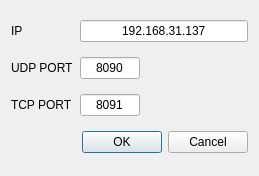
<?xml version="1.0" encoding="UTF-8"?>
<ui version="4.0">
 <class>ConnectionDialog</class>
 <widget class="QDialog" name="ConnectionDialog">
  <property name="geometry">
   <rect>
    <x>0</x>
    <y>0</y>
    <width>259</width>
    <height>176</height>
   </rect>
  </property>
  <property name="windowTitle">
   <string>Dialog</string>
  </property>
  <layout class="QGridLayout" name="gridLayout">
   <item row="3" column="1">
    <widget class="QLineEdit" name="lineEditTcpPort">
     <property name="enabled">
      <bool>true</bool>
     </property>
     <property name="sizePolicy">
      <sizepolicy hsizetype="Fixed" vsizetype="Fixed">
       <horstretch>0</horstretch>
       <verstretch>0</verstretch>
      </sizepolicy>
     </property>
     <property name="minimumSize">
      <size>
       <width>60</width>
       <height>0</height>
      </size>
     </property>
     <property name="maximumSize">
      <size>
       <width>60</width>
       <height>16777215</height>
      </size>
     </property>
     <property name="focusPolicy">
      <enum>Qt::NoFocus</enum>
     </property>
     <property name="inputMethodHints">
      <set>Qt::ImhDigitsOnly</set>
     </property>
     <property name="text">
      <string>8091</string>
     </property>
     <property name="maxLength">
      <number>5</number>
     </property>
     <property name="frame">
      <bool>true</bool>
     </property>
     <property name="alignment">
      <set>Qt::AlignCenter</set>
     </property>
     <property name="placeholderText">
      <string extracomment="PORT"/>
     </property>
    </widget>
   </item>
   <item row="4" column="1">
    <widget class="QDialogButtonBox" name="buttonBox">
     <property name="orientation">
      <enum>Qt::Horizontal</enum>
     </property>
     <property name="standardButtons">
      <set>QDialogButtonBox::Cancel|QDialogButtonBox::Ok</set>
     </property>
    </widget>
   </item>
   <item row="1" column="1">
    <widget class="QLineEdit" name="lineEditAdress">
     <property name="sizePolicy">
      <sizepolicy hsizetype="Preferred" vsizetype="Fixed">
       <horstretch>0</horstretch>
       <verstretch>0</verstretch>
      </sizepolicy>
     </property>
     <property name="minimumSize">
      <size>
       <width>0</width>
       <height>0</height>
      </size>
     </property>
     <property name="maximumSize">
      <size>
       <width>500</width>
       <height>16777215</height>
      </size>
     </property>
     <property name="text">
      <string>192.168.31.137</string>
     </property>
     <property name="maxLength">
      <number>50</number>
     </property>
     <property name="alignment">
      <set>Qt::AlignCenter</set>
     </property>
    </widget>
   </item>
   <item row="1" column="0">
    <widget class="QLabel" name="label">
     <property name="text">
      <string>IP</string>
     </property>
    </widget>
   </item>
   <item row="3" column="0">
    <widget class="QLabel" name="label_2">
     <property name="text">
      <string>TCP PORT</string>
     </property>
    </widget>
   </item>
   <item row="2" column="0">
    <widget class="QLabel" name="label_3">
     <property name="text">
      <string>UDP PORT</string>
     </property>
    </widget>
   </item>
   <item row="2" column="1">
    <widget class="QLineEdit" name="lineEditUdpPort">
     <property name="enabled">
      <bool>true</bool>
     </property>
     <property name="sizePolicy">
      <sizepolicy hsizetype="Fixed" vsizetype="Fixed">
       <horstretch>0</horstretch>
       <verstretch>0</verstretch>
      </sizepolicy>
     </property>
     <property name="minimumSize">
      <size>
       <width>60</width>
       <height>0</height>
      </size>
     </property>
     <property name="maximumSize">
      <size>
       <width>60</width>
       <height>16777215</height>
      </size>
     </property>
     <property name="focusPolicy">
      <enum>Qt::NoFocus</enum>
     </property>
     <property name="inputMethodHints">
      <set>Qt::ImhDigitsOnly</set>
     </property>
     <property name="text">
      <string>8090</string>
     </property>
     <property name="maxLength">
      <number>5</number>
     </property>
     <property name="frame">
      <bool>true</bool>
     </property>
     <property name="alignment">
      <set>Qt::AlignCenter</set>
     </property>
     <property name="placeholderText">
      <string extracomment="PORT"/>
     </property>
    </widget>
   </item>
  </layout>
 </widget>
 <resources/>
 <connections>
  <connection>
   <sender>buttonBox</sender>
   <signal>accepted()</signal>
   <receiver>ConnectionDialog</receiver>
   <slot>accept()</slot>
   <hints>
    <hint type="sourcelabel">
     <x>248</x>
     <y>254</y>
    </hint>
    <hint type="destinationlabel">
     <x>157</x>
     <y>274</y>
    </hint>
   </hints>
  </connection>
  <connection>
   <sender>buttonBox</sender>
   <signal>rejected()</signal>
   <receiver>ConnectionDialog</receiver>
   <slot>reject()</slot>
   <hints>
    <hint type="sourcelabel">
     <x>316</x>
     <y>260</y>
    </hint>
    <hint type="destinationlabel">
     <x>286</x>
     <y>274</y>
    </hint>
   </hints>
  </connection>
 </connections>
</ui>
